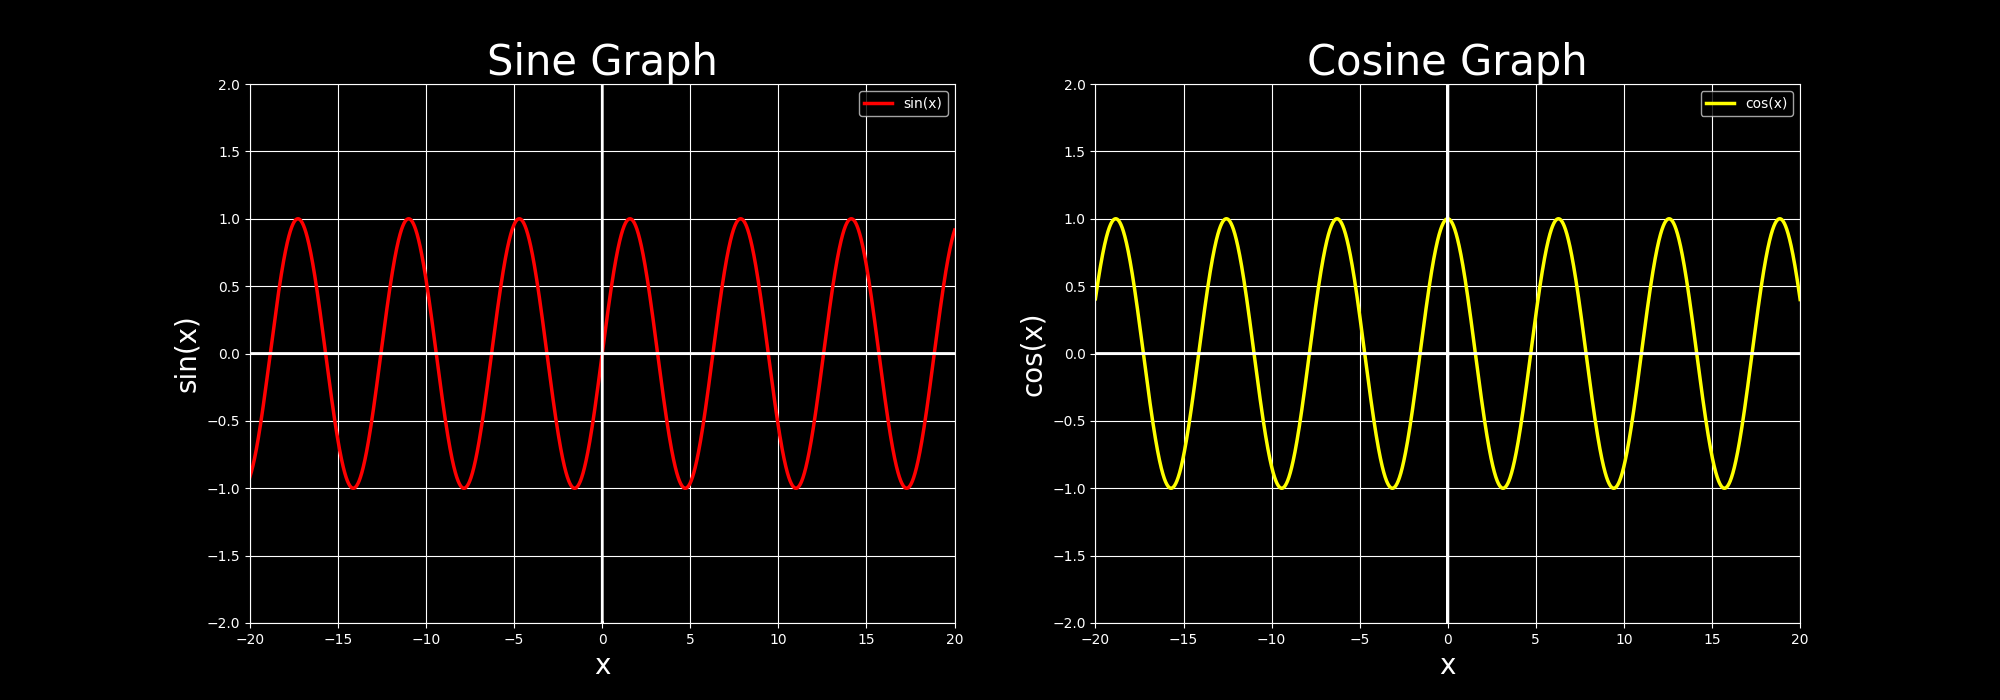

This chart was generated by the following Python code:
import numpy as np
import matplotlib.pyplot as plt

x_inp = np.arange(-15*np.pi/2, 15*np.pi/2,0.01)

def sin(x:float):
    return np.sin(x)

def cos(x:float):
    return np.cos(x)

y_sin = sin(x_inp)
y_cos = cos(x_inp)

plt.style.use('dark_background')
plt.figure(figsize=(20,6))

plt.subplot(1,2,1)
plt.title('Sine Graph', fontsize=30)
plt.grid()
plt.plot(x_inp, y_sin,label = 'sin(x)', color = 'red', linewidth = 2)
plt.ylim(-2,2)
plt.xlim(-20,20)
plt.xlabel("x", fontsize=20)
plt.ylabel("sin(x)", fontsize=20)
plt.legend()

plt.subplot(1,2,2)
plt.title('Cosine Graph', fontsize=30 )
plt.grid()
plt.plot(x_inp, y_cos, label = 'cos(x)', color='yellow', linewidth = 2)
plt.xlim(-20,20)
plt.ylim(-2,2)
plt.xlabel("x", fontsize=20)
plt.ylabel("cos(x)", fontsize=20)
plt.legend()
plt.savefig('Q.5.png')

# plt.show()
